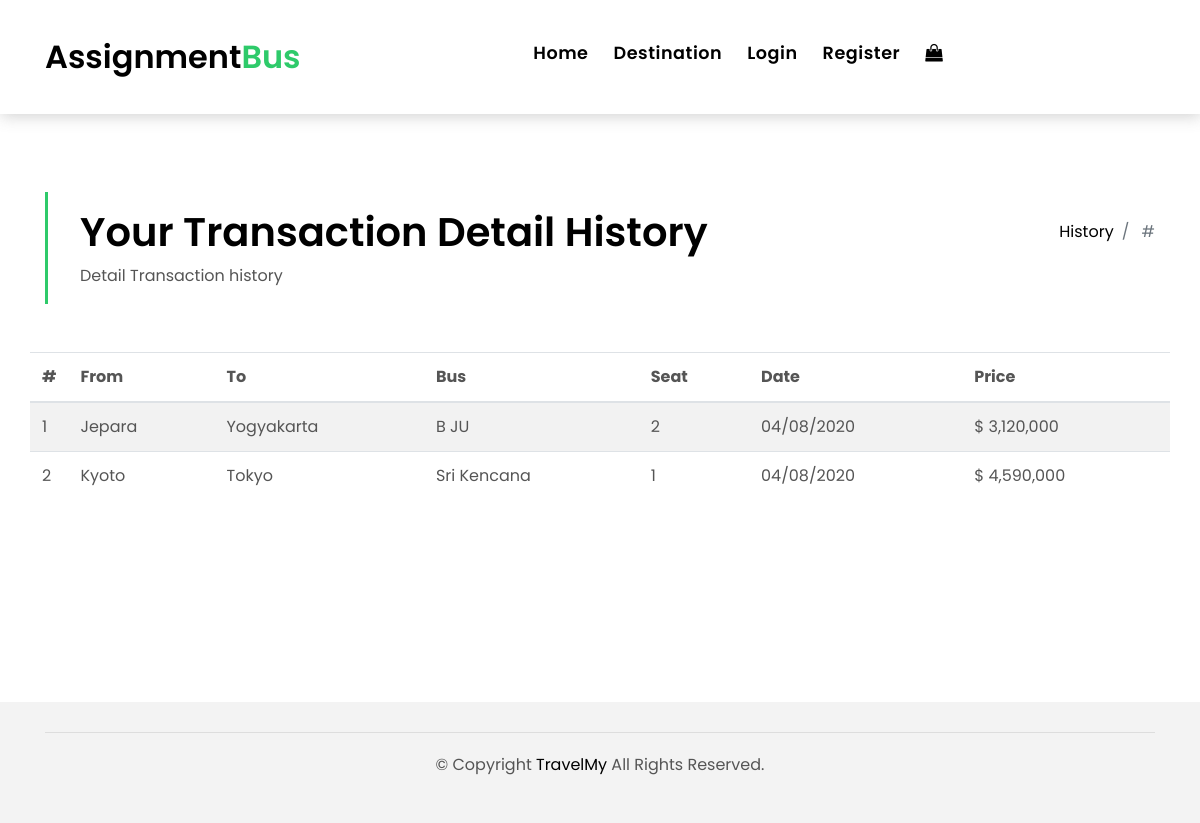
The page /detail-history.php?id=2 on the database its author committed.
### tables this page shows
CREATE TABLE `transaction_detail` (
  `id_td` int(11) NOT NULL,
  `travel_id` int(11) NOT NULL,
  `transaction_id` int(11) NOT NULL,
  `seat` varchar(50) NOT NULL,
  `price` varchar(255) NOT NULL
);

CREATE TABLE `travels` (
  `id_travel` int(11) NOT NULL,
  `destination_id` int(11) NOT NULL,
  `start` varchar(100) NOT NULL,
  `bus_id` int(11) NOT NULL,
  `date` varchar(50) NOT NULL,
  `status` int(11) NOT NULL,
  `price` varchar(100) NOT NULL,
  `seat_available` varchar(50) DEFAULT NULL
);

CREATE TABLE `destinations` (
  `id_destination` int(11) NOT NULL,
  `name` varchar(255) NOT NULL,
  `image` varchar(255) NOT NULL,
  `address` text NOT NULL
);

CREATE TABLE `bus` (
  `id_bus` int(11) NOT NULL,
  `name` varchar(255) NOT NULL,
  `seat` varchar(50) NOT NULL
);

### config/MainClass.php (called while the page is built, shortened)
<?php
class MainClass
{
    function __construct()
    {
        $host = "localhost";
        $user = "root";
        $pw = "";
        $db = "assignment_php";
        $this->db = new PDO("mysql:$host", $user, $pw);
        $this->db->exec("CREATE DATABASE IF NOT EXISTS $db");
        $this->db->exec("USE $db");
    }
    function getTransactionDetail($id)
    {
        return $this->db->query("select *, b.name as bus_name, d.name destination_name , td.seat as td_seat
			from transaction_detail td
            JOIN travels t ON td.travel_id = t.id_travel
            JOIN destinations d ON t.destination_id = d.id_destination
            JOIN bus b ON t.bus_id = b.id_bus
            where td.transaction_id = '$id' order by id_td desc ")->fetchAll();
    }
}
$use = new MainClass();

### detail-history.php (the view, shortened to what this page needs)
<?php
require 'config/MainClass.php';
?>
<!DOCTYPE html>
<html lang="en">
<head>
    <link href="lib/bootstrap/css/bootstrap.min.css" rel="stylesheet">
    <link href="lib/font-awesome/css/font-awesome.min.css" rel="stylesheet">
    <link href="lib/animate/animate.min.css" rel="stylesheet">
    <link href="lib/ionicons/css/ionicons.min.css" rel="stylesheet">
    <link href="lib/owlcarousel/assets/owl.carousel.min.css" rel="stylesheet">
    <link href="css/style.css" rel="stylesheet">
</head>
<body>
<nav class="navbar navbar-default navbar-trans navbar-expand-lg fixed-top">
    <div class="container">
        <a class="navbar-brand text-brand" href="index.php">Assignment<span class="color-b">Bus</span></a>
        <div class="navbar-collapse collapse justify-content-center" id="navbarDefault">
            <ul class="navbar-nav">
                <li class="nav-item">
                    <a class="nav-link " href="index.php">Home</a>
                </li>
                <li class="nav-item">
                    <a class="nav-link" href="destination.php">Destination</a>
                </li>
                <?php if (empty($_SESSION['member'])): ?>
                    <li class="nav-item">
                        <a class="nav-link" href="login.php">Login</a>
                    </li>
                    <li class="nav-item">
                        <a class="nav-link" href="register.php">Register</a>
                    </li>
                <?php endif; ?>
                <li class="nav-item">
                    <a class="nav-link" href="shoping-bag.php"><i class="fa fa-shopping-bag"></i></a>
                </li>
            </ul>
        </div>
    </div>
</nav>
<section class="intro-single">
    <div class="container">
        <div class="row">
            <div class="col-md-12 col-lg-8">
                <div class="title-single-box">
                    <h1 class="title-single">Your Transaction Detail History</h1>
                    <span>Detail Transaction history</span>
                </div>
            </div>
            <div class="col-md-12 col-lg-4">
                <nav aria-label="breadcrumb" class="breadcrumb-box d-flex justify-content-lg-end">
                    <ol class="breadcrumb">
                        <li class="breadcrumb-item">
                            <a href="#">History</a>
                        </li>
                        <li class="breadcrumb-item active" aria-current="page">
                            #
                        </li>
                    </ol>
                </nav>
            </div>
        </div>
    </div>
</section>
<section class="property-grid grid">
    <div class="container">
        <div class="row" style="min-height: 350px;">
            <div class="table">
                <table class="table table-striped">
                    <thead>
                    <tr>
                        <th width="25px">#</th>
                        <th>From</th>
                        <th>To</th>
                        <th>Bus</th>
                        <th>Seat</th>
                        <th>Date</th>
                        <th>Price</th>
                    </tr>
                    </thead>
                    <tbody>
                    <?php $no = 0;
                    foreach ($use->getTransactionDetail($_GET['id']) as $item):
                        ?>
                        <tr>
                            <td><?= $no += 1; ?></td>
                            <td><?= $item['start'] ?></td>
                            <td><?= $item['destination_name'] ?></td>
                            <td><?= $item['bus_name'] ?></td>
                            <td><?= $item['td_seat'] ?></td>
                            <td><?= $item['date'] ?></td>
                            <td>$ <?= number_format($item['price'] * $item['seat']) ?></td>
                        </tr>
                    <?php endforeach; ?>
                    </tbody>
                </table>
            </div>
        </div>
    </div>
</section>
<footer>
    <div class="container">
        <div class="row">
            <div class="col-md-12">
                <div class="copyright-footer">
                    <p class="copyright color-text-a">
                        &copy; Copyright
                        <span class="color-a">TravelMy</span> All Rights Reserved.
                    </p>
                </div>
            </div>
        </div>
    </div>
</footer>
</body>
</html>

### css/style.css (style rules this page uses)
body { font-family: 'Poppins', sans-serif; color: #555555; }
h1, h2, h3, h4, h5, h6 { color: #000000; }
a { color: #000000; transition: all .5s ease; }
.text-brand { color: #000000; font-size: 2rem; font-weight: 600; }
.color-a { color: #000000; }
.color-b { color: #2eca6a; }
.color-text-a { color: #555555; }
.navbar-default { transition: all .5s ease-in-out; background-color: #ffffff; padding-top: 28px; padding-bottom: 28px; -webkit-backface-visibility: hidden; backface-visibility: hidden; box-shadow: 1px 2px 15px rgba(100, 100, 100, 0.3); }
.navbar-default.navbar-trans, .navbar-default.navbar-reduce { -webkit-backface-visibility: hidden; backface-visibility: hidden; }
.navbar-default.navbar-trans .nav-item, .navbar-default.navbar-reduce .nav-item { position: relative; padding-right: 10px; padding-bottom: 8px; margin-left: 0; }
.navbar-default.navbar-trans .nav-link, .navbar-default.navbar-reduce .nav-link { font-size: 1.1rem; color: #000000; font-weight: 600; letter-spacing: 0.030em; transition: all 0.1s ease-in-out; position: relative; padding-left: 0; padding-right: 0; }
.navbar-default.navbar-trans .nav-link:before, .navbar-default.navbar-reduce .nav-link:before { content: ''; position: absolute; bottom: 5px; left: 0; width: 100%; height: 2px; z-index: 0; background-color: #2eca6a; -webkit-transform: scaleX(0); transform: scaleX(0); -webkit-transform-origin: right; transform-origin: right; transition: opacity .2s ease-out 0.3s, -webkit-transform .2s ease-out; transition: transform .2s ease-out, opacity .2s ease-out 0.3s; transition: transform .2s ease-out, opacity .2s ease-out 0.3s, -webkit-transform .2s ease-out; }
.navbar-default.navbar-trans .nav-link:before { background-color: #2eca6a; }
.intro-single { padding: 12rem 0 3rem; }
.intro-single .title-single-box { padding: 1rem 0 1rem 2rem; }
.intro-single .title-single-box { border-left: 3px solid #2eca6a; }
.intro-single .title-single-box .title-single { font-weight: 600; font-size: 2.2rem; }
.intro-single .breadcrumb-box { padding: 1rem 0 0 .5rem; }
.intro-single .breadcrumb { background-color: transparent; padding-right: 0; padding-left: 0; }
footer { background: #f3f3f3; text-align: center; padding: 30px 0; }
footer .copyright-footer { border-top: 1px solid #ddd; padding-top: 20px; }
@media (min-width: 768px) { .navbar-default.navbar-trans .nav-item, .navbar-default.navbar-reduce .nav-item { margin-left: 15px; } }
@media (min-width: 768px) { .intro-single .title-single-box .title-single { font-size: 2.1rem; } }
@media (min-width: 992px) { .intro-single .title-single-box .title-single { font-size: 2.5rem; } }

### rows shown on the page
transaction_detail: no "1", travel.start "Jepara", destinations.name "Yogyakarta", bus.name "B JU", seat "2", travel.date "04/08/2020", $item['price']*$item['seat'] "3,120,000"
transaction_detail: no "2", travel.start "Kyoto", destinations.name "Tokyo", bus.name "Sri Kencana", seat "1", travel.date "04/08/2020", $item['price']*$item['seat'] "4,590,000"
